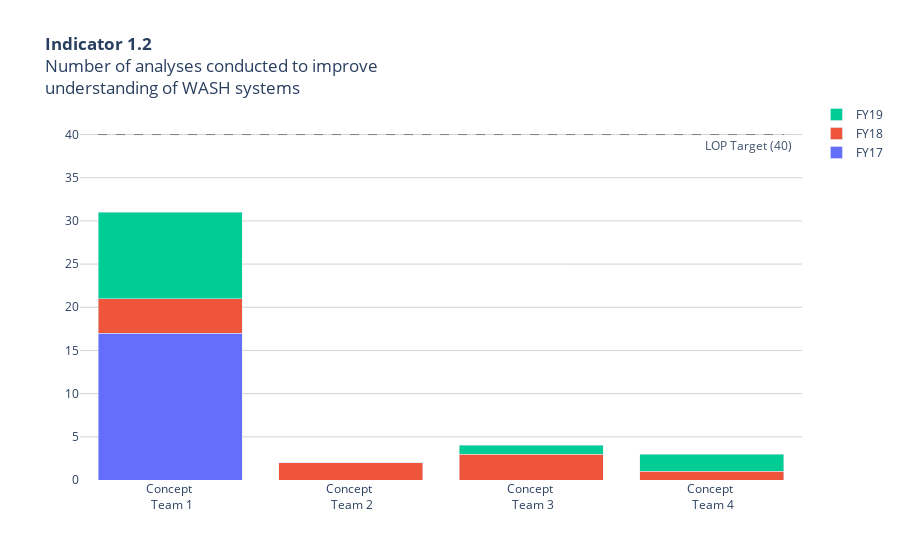

The notebook cell this image was saved under:
### Code cell
fig = go.Figure()

x = ['Concept <br> Team ' + str(concept) for concept in df2['concept']]

fig.add_trace(go.Bar(name='FY17', x=x, y=df2['fy17']))
fig.add_trace(go.Bar(name='FY18', x=x, y=df2['fy18']))
fig.add_trace(go.Bar(name='FY19', x=x, y=df2['fy19']))

fig.update_layout(barmode='stack',
                  plot_bgcolor='rgba(0,0,0,0)',
                  title_text='<b>Indicator 1.2</b><br>'+
                  'Number of analyses conducted to improve<br>'+
                  'understanding of WASH systems')

# update y axes
fig.update_yaxes(showgrid=True, gridwidth=1, gridcolor='lightgrey',
                range=[0,44])

# add target line
fig.add_shape(dict(
    type='line',
    x0=-.4, x1=3.4, y0=40, y1=40,
    line=dict(color='grey', width=1, dash='dash')))

fig.add_annotation(dict(x=3.4, y=40, text='LOP Target (40)',
                          xanchor='right', yanchor='top', xshift=10, 
                          showarrow=False, bgcolor='white', opacity=.9))

# Remove mode bar
config = {'displayModeBar': False}

fig.show(config=config)

### Figure 1 — Plotly figure (JSON) as saved in the notebook; plotly's stock layout.template omitted (floating-point values rounded to 4 significant figures)
{"data": [{"name": "FY17", "type": "bar", "x": ["Concept <br> Team 1", "Concept <br> Team 2", "Concept <br> Team 3", "Concept <br> Team 4"], "y": [17, 0, 0, 0]}, {"name": "FY18", "type": "bar", "x": ["Concept <br> Team 1", "Concept <br> Team 2", "Concept <br> Team 3", "Concept <br> Team 4"], "y": [4, 2, 3, 1]}, {"name": "FY19", "type": "bar", "x": ["Concept <br> Team 1", "Concept <br> Team 2", "Concept <br> Team 3", "Concept <br> Team 4"], "y": [10, 0, 1, 2]}], "layout": {"annotations": [{"bgcolor": "white", "opacity": 0.9, "showarrow": false, "text": "LOP Target (40)", "x": 3.4, "xanchor": "right", "xshift": 10, "y": 40, "yanchor": "top"}], "barmode": "stack", "plot_bgcolor": "rgba(0,0,0,0)", "shapes": [{"line": {"color": "grey", "dash": "dash", "width": 1}, "type": "line", "x0": -0.4, "x1": 3.4, "y0": 40, "y1": 40}], "title": {"text": "<b>Indicator 1.2</b><br>Number of analyses conducted to improve<br>understanding of WASH systems"}, "yaxis": {"gridcolor": "lightgrey", "gridwidth": 1, "range": [0, 44], "showgrid": true}}}
